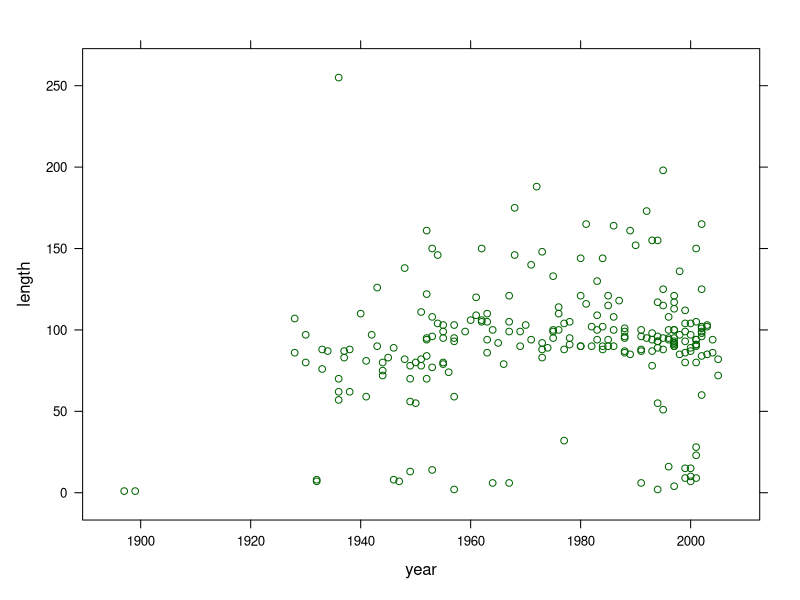
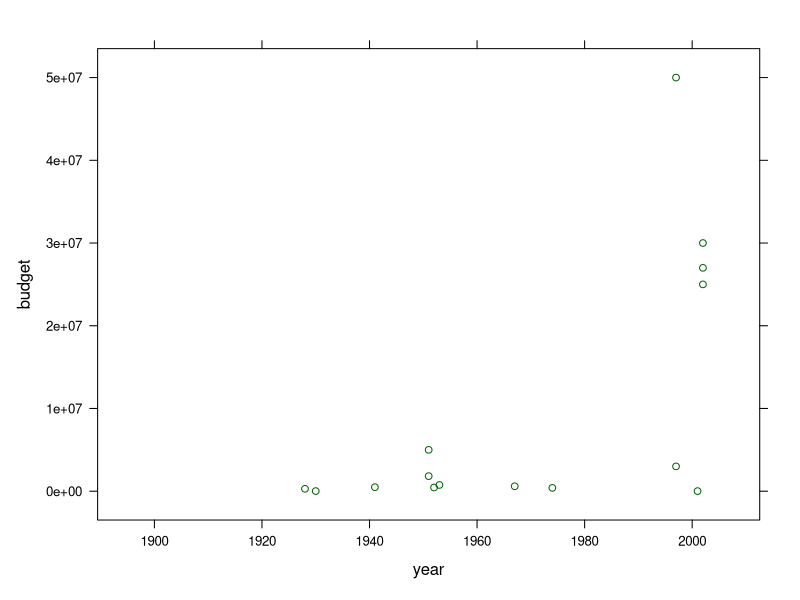
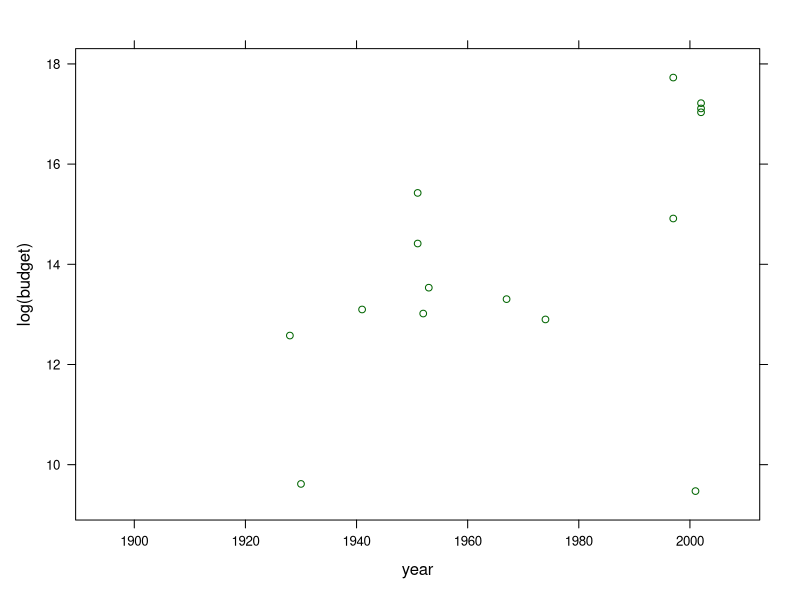

The R script that drew these images, in order:
library(lattice); lattice.options(default.theme = col.whitebg()) 
setwd("~/documents/movies")

m <- read.csv("movies.csv")

xyplot(length ~ year, m)
xyplot(budget ~ year, m)
xyplot(log(budget) ~ year, m)